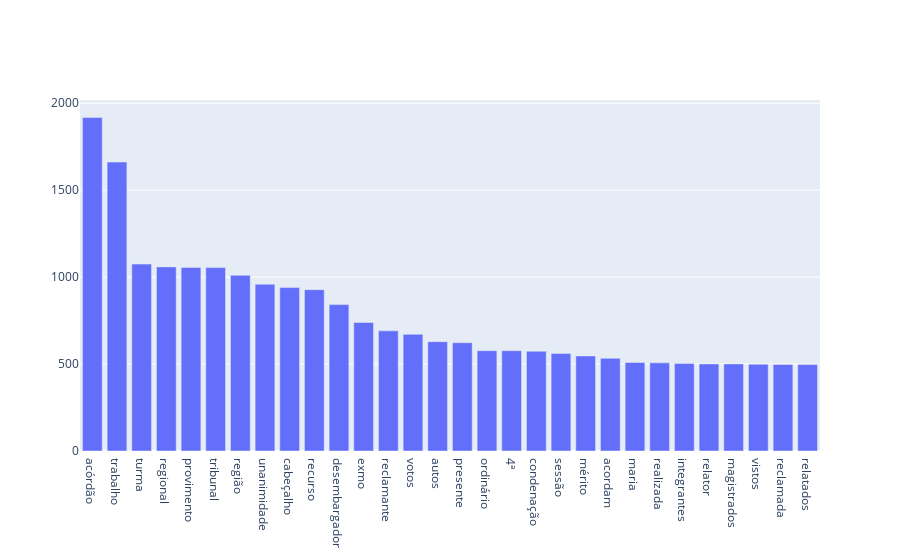

This figure's notebook cell:
### Code cell
trace = go.Bar(x=df2["DISPOSITIVO"], y=df2["QUANTIDADE"])
iplot({"data":[trace]})

### Figure 1 — Plotly figure (JSON) as saved in the notebook; plotly's stock layout.template omitted (floating-point values rounded to 4 significant figures)
{"data": [{"type": "bar", "x": ["acórdão", "trabalho", "turma", "regional", "provimento", "tribunal", "região", "unanimidade", "cabeçalho", "recurso", "desembargador", "exmo", "reclamante", "votos", "autos", "presente", "ordinário", "4ª", "condenação", "sessão", "mérito", "acordam", "maria", "realizada", "integrantes", "relator", "magistrados", "vistos", "reclamada", "relatados"], "y": [1918, 1662, 1075, 1059, 1056, 1055, 1011, 959, 940, 928, 842, 739, 691, 671, 629, 623, 577, 577, 574, 561, 547, 533, 509, 507, 504, 501, 501, 499, 498, 497]}], "layout": {}}
